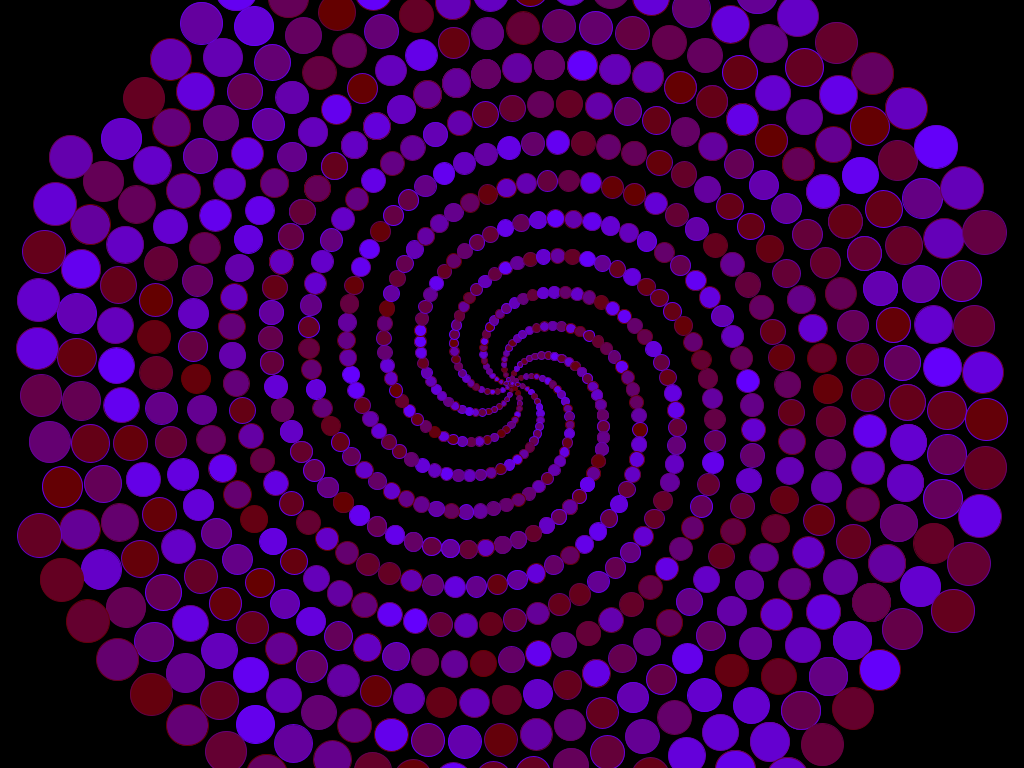
Frame 1 (no input)
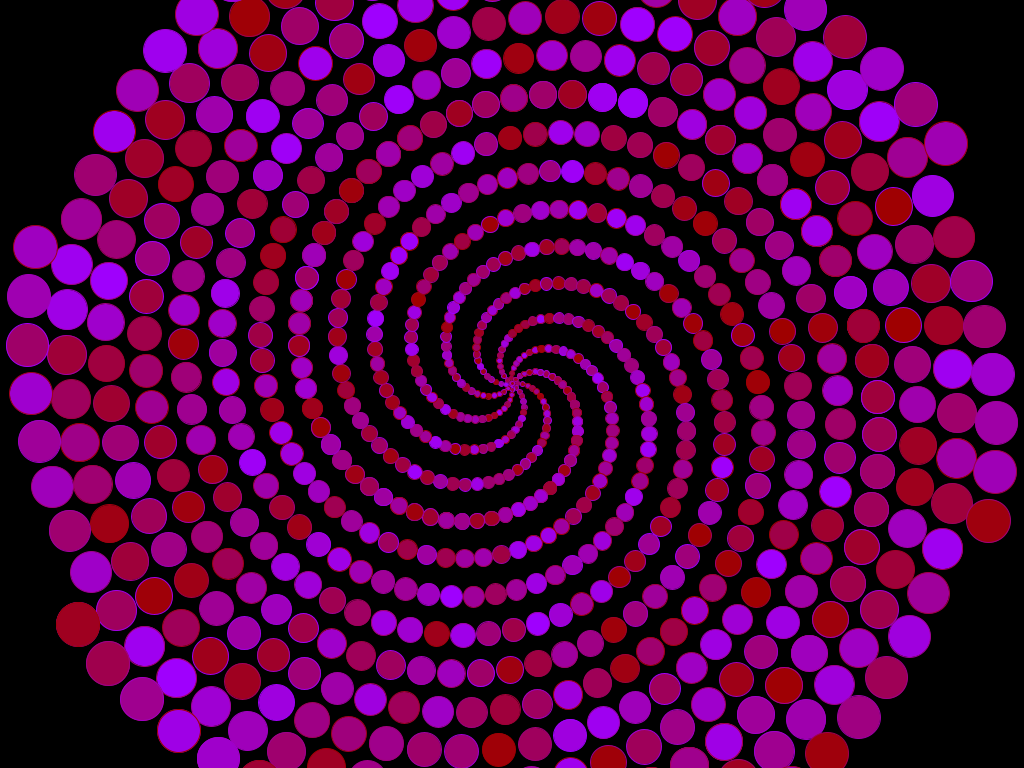
Frame 60 (the mouse pressed at the canvas centre just before this capture)
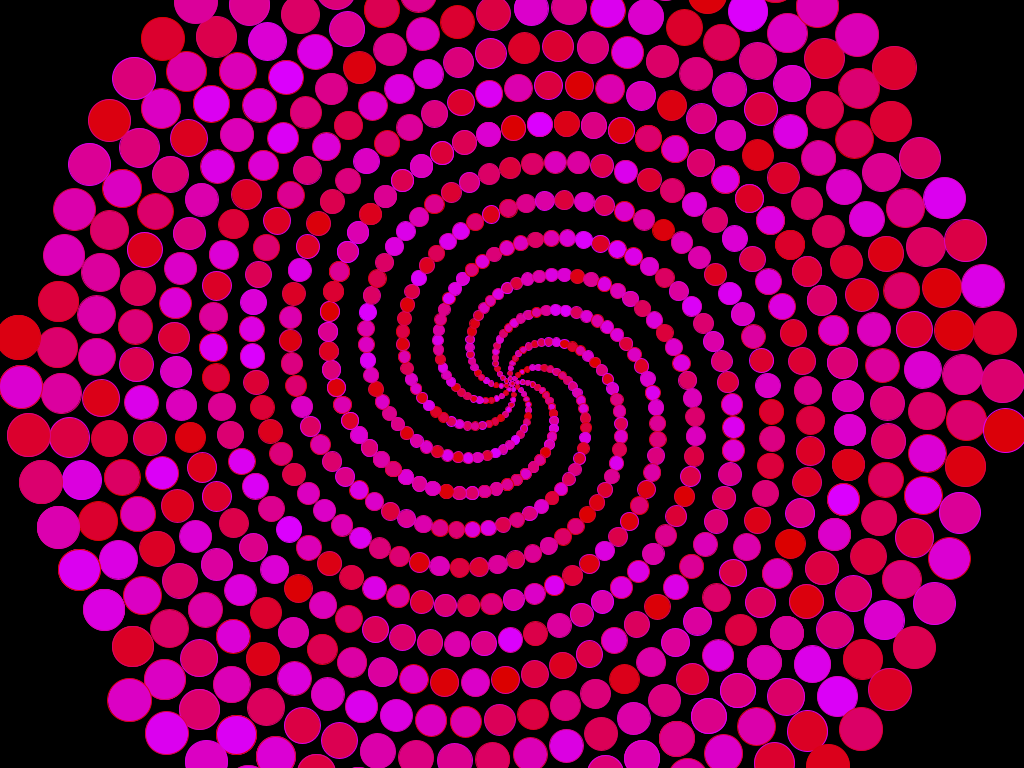
Frame 120 (the mouse held since frame 60 and released just before this capture)

The Processing sketch that drew these frames (run headless with seeded random() and noise(); from frame 60 on, the mouse is pressed at the canvas centre):

// Processing sketch: processing_163935
// ── processing_163935.pde

void setup()
{
  size(1024, 768);
  background(0);
  smooth();
  centX = width / 2;
  centY = height / 2;
  lastX = centX;
  lastY = centY;  
}

float segments = 12;
int centX, centY;
float lastX, lastY;
int col = 100;
int colInc = 1;
float rot = 0.0f; // rotate by this each time
  
void draw()
{
  float offset = 0.0f; // Offset each iteration by this
  background(0);
  float bigRadius = 1;
  float smallRadius = 2;
  stroke(col, 0, 0);
  segments = 8;
    
  for (int i = 0 ; i <  100; i ++)
  {
    float thetaInc = TWO_PI / segments;    
    for (float theta = 0 ; theta < TWO_PI ; theta += thetaInc)
    {
      float x = centX + sin(theta + offset + rot) * bigRadius; 
      float y = centY -cos(theta + offset + rot) * bigRadius;
      fill(col, 0, random(0, 255));
      stroke(col, 0, random(0, 255));

      //line(lastX, lastY, x, y);
      lastX = x;
      lastY = y;
      ellipse(x, y, smallRadius * 2.0f, smallRadius * 2.0f);
    }
    bigRadius += 5f;
    smallRadius += 0.2f;
    offset += 0.1f;
  }
  if ((col > 255) || (col < 100))
  {
    colInc = - colInc;
  }
  col += colInc;
  rot += 0.01f;
}
